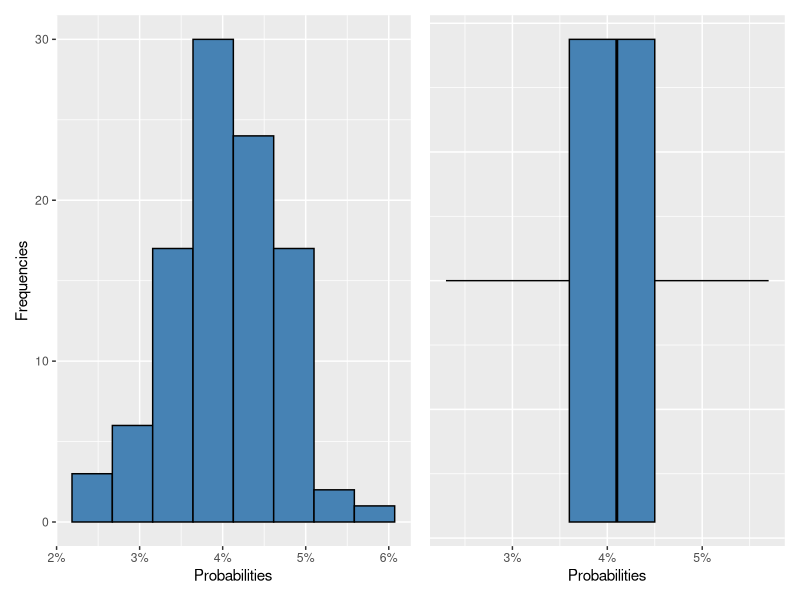

Recreate this plot in R. (Note: a time limit stopped this script after it produced the figure.)
## ---- chunk 1
knitr::opts_chunk$set(
  fig.align = "center",
  out.width = "100%",
  tidy = "styler",
  warning = FALSE,
  message = FALSE
)

set.seed(6)
## ---- chunk 2
# number of persons
n_persons <- 8

# create vector of initials
initials <- replicate(
  n = n_persons, # number of replications
  paste0(sample(LETTERS, size = 1), sample(LETTERS, size = 1)) # sample letters
)

# display initials
initials

# are there duplicates?
any(duplicated(initials))
## ---- chunk 3
# number of replications
reps <- 1000

# create and save replications
dat <- replicate(
  n = reps, # number of replications
  replicate(n_persons, paste0(sample(LETTERS, size = 1), sample(LETTERS, size = 1)))
)

# dimensions
dim(dat)

# display first 4 simulated teams
dat[, 1:4]
## ---- chunk 4
# rename rows
rownames(dat) <- paste0("M", 1:n_persons)

# rename columns
colnames(dat) <- paste0("T", 1:reps)

# display first 4 simulated teams
dat[, 1:4]
## ---- chunk 5
# transform to data frame
dat <- as.data.frame(dat)

# save which teams have duplicates
duplicates <- rep(NA, reps) # create empty vector
for (i in 1:reps) { # for loop over i from 1 to 1,000
  duplicates[i] <- any(duplicated(dat[, i])) # save results TRUE/FALSE in duplicates vector
}

# count how many teams have duplicates
sum(duplicates)
## ---- chunk 6
# create and save replications
dat <- replicate(
  n = reps, # number of replications
  replicate(n_persons, paste0(sample(LETTERS, size = 1), sample(LETTERS, size = 1)))
)

# transform to data frame
dat <- as.data.frame(dat)

# save which teams have duplicates
duplicates <- rep(NA, reps) # create empty vector
for (i in 1:reps) { # for loop over i from 1 to 1,000
  duplicates[i] <- any(duplicated(dat[, i])) # save results in the duplicates vector (as TRUE/FALSE)
}

# count how many teams have duplicates
sum(duplicates)
## ---- chunk 7
initials <- function(n_persons, reps = 1000) {
  # simulate data
  dat <- as.data.frame(replicate(
    reps,
    replicate(n_persons, paste0(sample(LETTERS, size = 1), sample(LETTERS, size = 1)))
  ))

  # save which teams have duplicates
  duplicates <- rep(NA, reps)
  for (i in 1:reps) {
    duplicates[i] <- any(duplicated(dat[, i]))
  }

  # proportion of teams with duplicates
  return(mean(duplicates))
}
## ---- chunk 8
# compute and save probabilities
probs <- replicate(100, initials(n_persons = 8))

# display probabilities
probs
## ---- chunk 9
# visualize distribution of the computed probabilities
# build and save plots
library(ggplot2)

p1 <- ggplot(mapping = aes(x = probs)) +
  geom_histogram(color = "black", fill = "steelblue", bins = 8) +
  labs(
    x = "Probabilities",
    y = "Frequencies"
  ) +
  scale_x_continuous(labels = scales::percent) # format x-axis in %

p2 <- ggplot(mapping = aes(x = probs)) +
  geom_boxplot(color = "black", fill = "steelblue") +
  labs(x = "Probabilities") +
  theme(
    axis.text.y = element_blank(),
    axis.ticks.y = element_blank()
  ) +
  scale_x_continuous(labels = scales::percent) # format x-axis in %

# combine plots
library(patchwork)

p1 + p2
## ---- chunk 10
# set lower and upper bounds of number of persons
min_persons <- 2
max_persons <- 100

# create empty vector of probabilities
probs <- rep(NA, length(min_persons:max_persons))

# compute and save probabilities for teams of size 2 to 100
for (i in min_persons:max_persons) {
  probs[i] <- initials(n_persons = i)
}

# display probabilities
probs
## ---- chunk 11
# create data frame with saved probabilities and number of persons
dat_plot <- data.frame(
  n_persons = (min_persons - 1):max_persons,
  prob = probs
)

# display first 6 rows
head(dat_plot)
## ---- chunk 12
# set proba = 1 when n_person = 1
dat_plot[1, 2] <- 0

# display first 6 rows
head(dat_plot)
## ---- chunk 13
# visualize probabilities
ggplot(dat_plot) +
  aes(x = n_persons, y = probs) +
  geom_line(linewidth = 1) +
  labs(
    x = "# of persons in the team",
    y = "Probabilites of >= 2 persons with same initials"
  ) +
  scale_y_continuous(labels = scales::percent) # format y-axis in %
